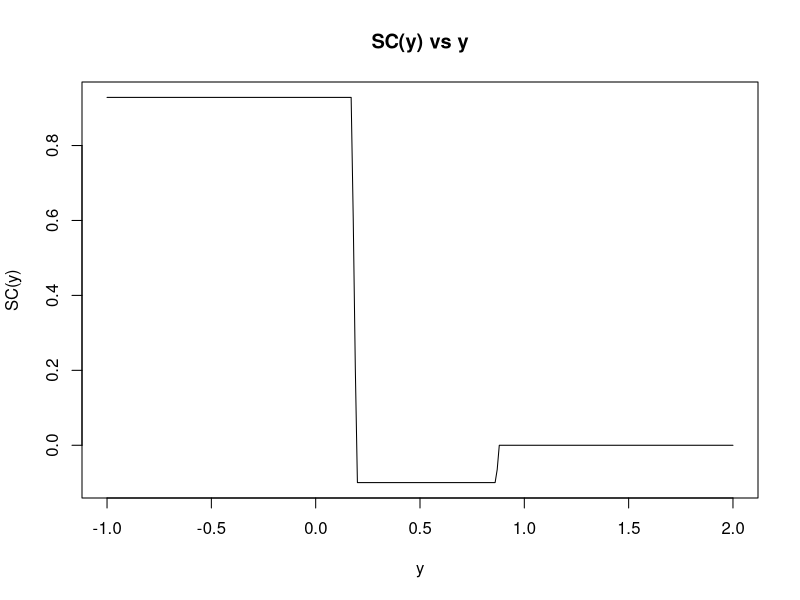
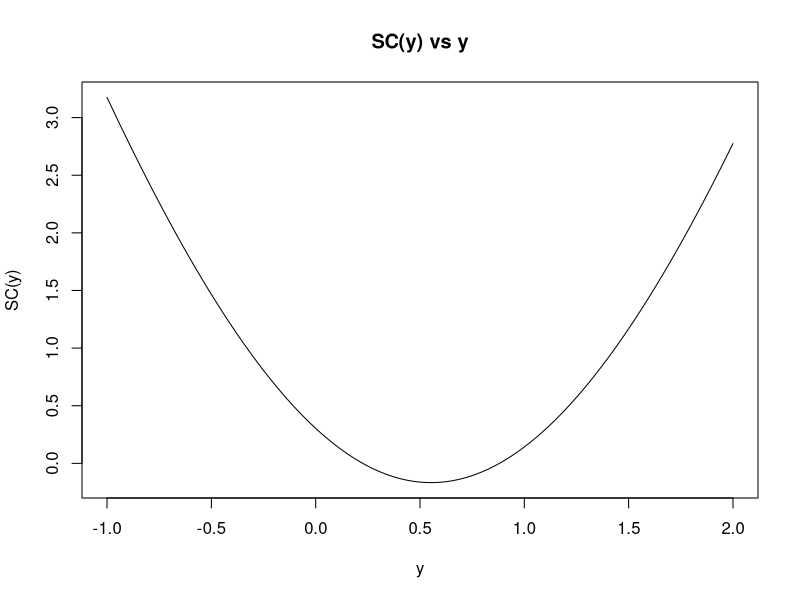

Generate these figures, in order, with R:
## ---- chunk 1
set.seed(123456)
m <- 10
y_i <- runif(4*m -1)
N <- 4*m
yord <- order(y_i) #ties are very unlikely


SC_Q <- function(yy){
  if(yy>=y_i[yord[3*m]]){
    return(0)
  }else if(yy<y_i[yord[m]]){
    return(N*(y_i[yord[3*m-1]]-max(yy,y_i[yord[m-1]])-(y_i[yord[3*m]]-y_i[yord[m]])))}
  return(N*(max(yy,y_i[yord[3*m-1]])-y_i[yord[3*m]]))
}

SC_Q2 <- function(yy){
  if(yy>=y_i[yord[3*m]]){
    return(0)
  }else if(yy>=y_i[yord[m]]){
    return(N*(max(yy,y_i[yord[3*m-1]])-y_i[yord[3*m]]))
  }
  return(N*((y_i[yord[3*m-1]] - max(yy,y_i[yord[m-1]]))-(y_i[yord[3*m]] - y_i[yord[m]])))
}

#y_ordered <- y_i[yord]

SC_Q3 <-function(yy){
  y_i2 <- c(y_i,yy)
  y2ord <- order(y_i2)
  return(N*((y_i2[y2ord[3*m]]-y_i2[y2ord[m]])-(y_i[yord[3*m]]-y_i[yord[m]])))
}

#plot.function(SC_Q2, from=-1, to=1), xlab="y", main="SC(y) vs y", ylab="SC(y)")
y <- seq(from = -1, to = 2, by = 0.01)
z <- y #copies
z2 <- y #copies
for(i in 1:length(y)){
  z[i] <- SC_Q2(y[i])
  #z2[i] <- SC_Q3(y[i])
}
#plot(y,z2,xlab="y", main="SC(y) vs y", ylab="SC(y)", type="l")
#lines(y,z)
plot(y,z,xlab="y", main="SC(y) vs y", ylab="SC(y)", type="l")
## ---- chunk 2
y_sum = sum(y_i)
y2_sum = sum(y_i^2)
#y_sum2 = y_sum^2


SC_SD<-function(yy){
  return( N*( ( (yy^2+y2_sum - ((yy+y_sum)^2)/N)/(N-1) )^0.5 - ( (y2_sum - y_sum^2/(N-1))/(N-2) )^0.5 ) )
}

SC_SD3<-function(yy){
  y_i2 <-c(y_i, yy)
  m = y_sum/(N-1)
  m2 = (y_sum+yy)/N
  #return(N* (sum((y_i2-m2)^2)/(N-1))^0.5 - (sum((y_i-m)^2)/(N-2))^0.5 ) #rounding errors explode?
  return( (N/(N-1)^0.5)* (sum((y_i2-m2)^2))^0.5 - (N/(N-1)^0.5)*(sum((y_i-m)^2))^0.5 )
}



SC_SD2<-function(yy){
  y_i2 <- c(y_i,yy)
  return(N*(sd(y_i2)-sd(y_i)))
}

#plot.function(SC_SD, from=-0.5, to=1.5, xlab="y", main="SC(y) vs y", ylab="SC(y)")

y <- seq(from = -1, to = 2, by = 0.01)
z <- y #copies
z2 <- y #copies
z3 <- y #copies
for(i in 1:length(y)){
  z[i] <- SC_SD(y[i])
  #z2[i] <- SC_SD2(y[i])
  #z3[i] <- SC_SD3(y[i])
}
plot(y,z,xlab="y", main="SC(y) vs y", ylab="SC(y)",type="l")
#plot(y,z2,xlab="y", main="SC(y) vs y", ylab="SC(y)",type="l")
#plot(y,z3,xlab="y", main="SC(y) vs y", ylab="SC(y)",type="l")
#lines(y,z2)
## ---- chunk 3
#\noindent e. i. Graphically, it looks like the exact fit point is $\tfrac{m}{N} = \tfrac{2}{100} = \tfrac{1}{50}$. 

#However, the same reasoning as with Huber also applies to Tukey's bisquare weight. 
